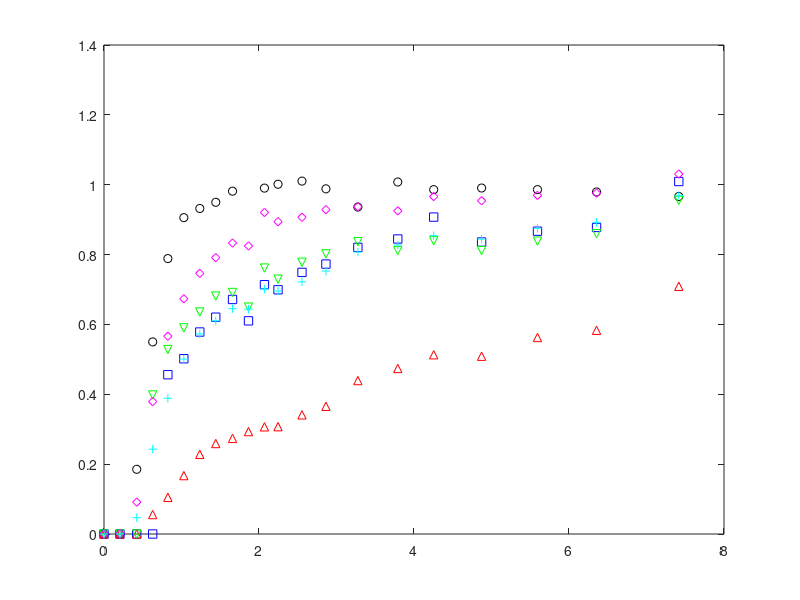

Write MATLAB code to recreate this figure. (Note: this script raises an error after producing the figure.)
clear all
close all

%first-type BC;
%kinetic model;
%see Van Genuchten pg. 16 and 28:



%data = csvread('ObjC_1_gas.csv',1,0);
data = csvread('Obj1c_part1_gas.csv',1,0);
data_time = data(:,1).*60; %time in sec
ethane = data(:,2);
helium = data(:,3);
n2o = data(:,4);
sf6 = data(:,5);
ch4 = data(:,6);



data_br = csvread('Obj1c_part1_br.csv',1,0);
%data_br = csvread('Obj1b_br.csv',1,0);
Br_time = data_br(:,1).*60;
Br = data_br(:,2);

measured = Br; %define which solute you are modeling

%If Vg/Vw = .01, then
%R_He = 2
%R_SF6 = 2.5
%R_ethane = 1.2
%R_N2O = 1.015

%time units are in seconds;
%length units are in m;

C_o = 1; %dimensionless
t = 0:50:49000;   %default delta t is 25
%D = [2.125e-6:0.0625e-6:2.375e-6]; 
D = 2.1875e-6;

%2.69e-6, dispersion coefficients, m2/s, default 5e-7; determined from bromide only.
    %%%%%%3.1e-6 for bromide
%v_m = 7.75e-5:0.0625e-5:8e-5;  
v_m = 7.875e-5;


%velocity, 7.09e-5,  m/s, default 1e-4 m/s
    %%%%%%%3e-5 for bromide
    %try 1.19e-4 to 1.43e-4, expected values based on reactor geometry +
    %porosity
L = .3;
theta_m = 0.586; %mobile phase volume (dynamic, macropores)
theta_im = 0.31; %immobile phase volume (stagnant, micropores)
phi_m = theta_m/(theta_m + theta_im)  %fraction of liquid phase that is mobile


data_PV = v_m(1).*data_time.*phi_m./L

data_PV_br_plot = v_m(1).*Br_time.*phi_m./L


figure(11)
clf
h1 = plot(data_PV_br_plot, Br,'ok')
hold on
h2 = plot(data_PV, ethane, 'sb')
hold on
h3 = plot(data_PV, helium, '^r')
hold on
h4 = plot(data_PV, sf6, 'vg')
hold on
h5 = plot(data_PV, n2o, 'dm')
hold on
h6 = plot(data_PV, ch4, '+c')
hold on


R = 1.0001; %ethane 2.7
%R = [2.0:.5:6.0];
R_m = 1.0001;
%R_m = [1.0:.5:3.0];
alpha = 0.0001;  %ethane 1.3e-4
%alpha = [.9e-4:.1e-4:2.5e-4];
loopcnt = 0;

results_matrix = zeros(length(v_m)*length(D),4);
%column 1 of results_matrix is loopcnt
%column 2 of results_matrix is R
%column 3 of results_matrix is alpha
%column 4 of results_matrix is sum of squared residuals



beta = phi_m*R_m/R;


for j = 1:length(v_m)
    
    for k = 1:length(D)
        
        
w = alpha*L*(R-1)/(v_m(j)*theta_m);
P = v_m(j)*L/D(k); %Peclet number
PV = v_m(j).*t.*phi_m./L;     %pore volumes, tau in equations in Table 2 in Van Genuchten
data_PV_br = v_m(j).*Br_time.*phi_m./L;


%G term in Van Genuchten, equation SI-1 in Table 2:
G_T = .5 *  erfc( sqrt(P./(4.*beta.*R.*PV)).*(beta*R-PV)) + .5*exp(P).*erfc( sqrt (P./(4.*beta.*R.*PV) ).*(beta*R + PV) );
%IMPORTANT NOTE: Equation SI-1 in Table 2 has the final term as beta*R-tau.
%I think this is an error and that it should be beta*R+tau.  At the top of page 18 they note: 
%"Expressions for G(T) in Table 2 follow from those given in Table 1 by replacing T by
%tau and R by (beta*R).  In Table 1, the final term is R+T, so based on
%their statement the final term should be B*R+tau.
%This is how it is coded above, and this equation gives an effluent C
%ranging from 0 to 1, while the original equation from Van Genuchten has an
%effluent C ranging from 0 to a number much greater than 1.

%exponential term multiplied by G
term = exp(-w.*PV/(beta*R));


integrand_vec = zeros(1,length(PV));

delta_tau = 0.001;   %tau time increment, also d_tau dummy variable
                    %default .001

for i = 2:length(PV);  %2:length(PV)
    
    tau = [0:delta_tau:PV(i)];
    
G_tau = .5 *  erfc( sqrt(P./(4.*beta.*R.*tau)).*(beta*R-tau)) + .5*exp(P).*erfc( sqrt (P./(4.*beta.*R.*tau) ).*(beta*R + tau) );
    
    a = w.*tau;
    b = w.*(PV(i) - tau)./( (1 - beta)*R );
    
    squig = 2*sqrt(a.*b);
    
%In equation 36, the I_0 and I_1 are modified bessel functions, see
%notation on pg. 50-51
I_0 = besseli(0,squig);  %modified bessel function of the first kind, order 0
I_1 = besseli(1,squig);  %modified bessel function of the first kind, order 1
    
%H term defined by Equation 36:
H = exp(-a-b).* ( I_0/beta + (squig.*I_1)./(2.*b.*(1-beta)) );


prod = G_tau.*H;

integrand = delta_tau*trapz(prod(1:length(prod)-1));   %last element of product is NaN, since the last element of H is NaN ...
                                                    %due to division by 0
                                                    %in b term
integrand_vec(i) = integrand;


end


BrC = G_T.*term + w/R .* integrand_vec;


%find indices in PV that are closest PV to data: 
edges = [-Inf, mean([PV(2:end); PV(1:end-1)]), +Inf];
%I = discretize(data_PV_br, edges);
I = discretize(data_PV_br, edges);

RSS = sum((BrC(I) - measured').^2)


loopcnt = loopcnt + 1

     results_matrix(loopcnt,1) = loopcnt;
     results_matrix(loopcnt,2) = v_m(j);
     results_matrix(loopcnt,3) = D(k);
     results_matrix(loopcnt,4) = RSS;

    end
    
end




figure(111)
clf
plot(PV, BrC,'-')
ylim([-0.1 1.1])
xlim([0 2])
ylabel('C/C_o')
xlabel('PV')

%column 1 of results_matrix is loopcnt
%column 2 of results_matrix is R
%column 3 of results_matrix is alpha
%column 4 of results_matrix is sum of squared residuals

y = [results_matrix(:,1)'; results_matrix(:,2)'; results_matrix(:,3)'; results_matrix(:,4)']
fileID = fopen('results_matrix.txt','w');
%fprintf(fileID, 'Exponential Function\n\n');
fprintf(fileID,'%0.3f %0.3e %0.3e %0.4f\n',y);
fclose(fileID);




y = [PV; BrC];
fileID = fopen('exptable.txt','w');
%fprintf(fileID, 'Exponential Function\n\n');
fprintf(fileID,'%f %f\n',y);
fclose(fileID);


%find indices in PV that are closest PV to data: 
edges = [-Inf, mean([PV(2:end); PV(1:end-1)]), +Inf];
%I = discretize(data_PV_br, edges);
I = discretize(data_PV_br, edges);

RSS = sum((BrC(I) - measured').^2)
TSS = sum((measured - mean(measured)).^2)
R2 = 1 - (RSS/TSS)



figure(11)
plot(PV, BrC,'-r')
ylim([-0.1 1.1])
xlim([0 9])
ylabel('C/C_o')
xlabel('PV')
text(.4, .8, sprintf('R = %0.2f', R))
text(.4, .9, sprintf('alpha = %0.2e s^{-1}', alpha))
text(.4, .7, sprintf('R^2 = %0.3f', R2))
saveas(gcf,'output.eps','epsc')


figure (101)
brarea = cumtrapz(PV,BrC);
totbrarea = trapz(PV,BrC);
totbrmass = (data_PV(end))*1;
normalizedbr = brarea/totbrmass;
plot(PV, normalizedbr)



measured = ch4; %define which solute you are modeling

%fit parameters:
%R = 2;      %MUST BE > 1
%alpha = 1e-3;    %rate constant, try starting in the range 5e-4 to 5e-3

                    %1/s, 100 d^-1 from Geistlinger (2005) = 1e-3 1/s
                    %vulava has 5e-4 - 1e-3  1/s for alpha for SF6, so
                    %probably faster for Helium, N2O
                    %velocity in bioreactor on the order of .003 m/s, much slower than in Vulava, so 
                    %expect lower alpha
%for determination of R-squared:



%dimensionless parameters
%defined in Van Genuchten pg. 15, with the exception of w, beta, and R
%For w and beta, defined on pg. 28 for one-site kinetic
%non-equilibrium adsorption.  For R, comes from Fry et al. (1994) and Vulava et al. (2002): 
%R = 1 + KH*(Vg/Vw)   %use this with specific K_H values to determine Vg/Vw
%based on fit R parameter




R = 7; %ethane 2.7
%R = [1.1:0.02:1.2];
%R_m = [1.1:0.1:2.8];
R_m = 1.185;
alpha = 1.6e-5;  %ethane 1.3e-4
%alpha = [1e-5 1e-6 1e-7 1e-8 1e-9];%8e-6:4e-6:8e-5];

loopcnt = 0;

results_matrix = zeros(length(R)*length(alpha),5);
%column 1 of results_matrix is loopcnt
%column 2 of results_matrix is R
%column 3 of results_matrix is R_m
%column 4 of results_matrix is alpha
%column 5 of results_matrix is sum of squared residuals




for j = 1:length(R)
    
    for k = 1:length(alpha)
        
        for l = 1:length(R_m)
        
        
w = alpha(k)*L*(R(j)-1)/(v_m*theta_m);
beta = phi_m*R_m(l)/R(j);



%G term in Van Genuchten, equation SI-1 in Table 2:
G_T = .5 *  erfc( sqrt(P./(4.*beta.*R(j).*PV)).*(beta*R(j)-PV)) + .5*exp(P).*erfc( sqrt (P./(4.*beta.*R(j).*PV) ).*(beta*R(j) + PV) );
%IMPORTANT NOTE: Equation SI-1 in Table 2 has the final term as beta*R-tau.
%I think this is an error and that it should be beta*R+tau.  At the top of page 18 they note: 
%"Expressions for G(T) in Table 2 follow from those given in Table 1 by replacing T by
%tau and R by (beta*R).  In Table 1, the final term is R+T, so based on
%their statement the final term should be B*R+tau.
%This is how it is coded above, and this equation gives an effluent C
%ranging from 0 to 1, while the original equation from Van Genuchten has an
%effluent C ranging from 0 to a number much greater than 1.

%exponential term multiplied by G
term = exp(-w.*PV/(beta*R(j)));

%some figures to visualize how each of these terms are affected by
%different fit parameters:
%use these to troubleshoot problems if the model acts weird with certain
%paremeters.
%figure(5)
%plot(PV,term)
%title('Term')

integrand_vec = zeros(1,length(PV));

delta_tau = 0.001;   %tau time increment, also d_tau dummy variable
                    %default .001

for i = 2:length(PV);  %2:length(PV)
    
    tau = [0:delta_tau:PV(i)];
    
G_tau = .5 *  erfc( sqrt(P./(4.*beta.*R(j).*tau)).*(beta*R(j)-tau)) + .5*exp(P).*erfc( sqrt (P./(4.*beta.*R(j).*tau) ).*(beta*R(j) + tau) );
    
    a = w.*tau;
    b = w.*(PV(i) - tau)./( (1 - beta)*R(j) );
    
    squig = 2*sqrt(a.*b);
    
%In equation 36, the I_0 and I_1 are modified bessel functions, see
%notation on pg. 50-51
I_0 = besseli(0,squig);  %modified bessel function of the first kind, order 0
I_1 = besseli(1,squig);  %modified bessel function of the first kind, order 1
    
%H term defined by Equation 36:
H = exp(-a-b).* ( I_0/beta + (squig.*I_1)./(2.*b.*(1-beta)) );


prod = G_tau.*H;

integrand = delta_tau*trapz(prod(1:length(prod)-1));   %last element of product is NaN, since the last element of H is NaN ...
                                                    %due to division by 0
                                                    %in b term
integrand_vec(i) = integrand;


end


%first_term = G_T.*term;
%figure(14)
%plot(PV,first_term)
%title('G*exp term')

%C = G(1:length(G)-1).*term(1:length(term)-1) + (w/R).*ConvInt;   %equation 35 in van genuchten
C = G_T.*term + w/R(j) .* integrand_vec;


%find indices in PV that are closest PV to data: 
edges = [-Inf, mean([PV(2:end); PV(1:end-1)]), +Inf];
%I = discretize(data_PV_br, edges);
I = discretize(data_PV, edges);

RSS = sum((C(I) - measured').^2)


loopcnt = loopcnt + 1

     results_matrix(loopcnt,1) = loopcnt;
     results_matrix(loopcnt,2) = R(j);
     results_matrix(loopcnt,3) = R_m(l);
     results_matrix(loopcnt,4) = alpha(k);
     results_matrix(loopcnt,5) = RSS;

    end
    
    end

end

C(C > 1) = 1;

figure(11)
plot(PV, C,'-m')
hold on

%Effluent Mass Balance
figure (101)
hold on
ch4area = cumtrapz(PV,C);
totch4area = trapz(PV,C);
totch4mass = (data_PV(end))*1;
normalizedch4 = ch4area/totch4mass;
plot(PV, normalizedch4)
% massbaln2o = normalizedn2o./normalizedbr;
% plot(PV, massbaln2o)


%Headspace Mass Balance
tracersoldata = csvread('Obj1c_part1_tracer_sol.csv',1,0);
ch4tracer = tracersoldata(:,6);
tracertime = tracersoldata(:,1).*60;
tracerPV = v_m.*tracertime.*phi_m./L;
interptracer = interp1(tracerPV, ch4tracer, PV);
aveinterptracer = mean([interptracer(1:end-1);interptracer(2:end)]);
avetracermass = PV(2).*aveinterptracer;
avetracermass(isnan(avetracermass))=0;
tottracermass = sum(avetracermass);
headspacedata = csvread('Obj1c_part1_headspace_ch4.csv',1,0);
seg1time = headspacedata(:,1).*60;
seg1data = headspacedata(:,2);
seg1PV = v_m.*seg1time.*phi_m./L;
seg2time = headspacedata(:,3).*60;
seg2data = headspacedata(:,4);
seg2PV = v_m.*seg2time.*phi_m./L;
seg3time = headspacedata(:,5).*60;
seg3data = headspacedata(:,6);
seg3PV = v_m.*seg3time.*phi_m./L;
seg1interp = interp1(seg1PV, seg1data, PV);
seg2interp = interp1(seg2PV, seg2data, PV);
seg3interp = interp1(seg3PV, seg3data, PV);
headspaceinterp = seg1interp+seg2interp+seg3interp;
normalizedheadspace = headspaceinterp/tottracermass;
combinedheadspace = csvread('Obj1c_part1_headspace_ch4_combined.csv',1,0);
combinedtime = combinedheadspace(:,1).*60;
combineddata = combinedheadspace(:,2);
combinedPV = v_m.*combinedtime.*phi_m./L;
normalizedcombined = combineddata/tottracermass;

%Bubble Mass Balance
bubblech4 = normalizedbr-(normalizedch4);%+normalizedheadspace);
figure(22)
plot(PV,bubblech4)
bubblech4change = diff(bubblech4);
find(bubblech4change == max(bubblech4change(:)))


%truncate data to 7.41 pore volumes
shortnormalizedch4 = normalizedch4(1:865);
shortbubblech4 = bubblech4(1:865);
shortnormalizedheadspace = normalizedheadspace(1:865);
shortPV = PV(1:865);

figure(222)
allch4 = [shortnormalizedch4' shortnormalizedheadspace' shortbubblech4'];
massbalpv = area(shortPV,allch4)
massbalpv(1).FaceColor = [0/255 128/255 255/255];
massbalpv(2).FaceColor = [252/255 226/255 5/255];
massbalpv(3).FaceColor = [255/255 40/255 0/255];
ylabel('M/M_T', 'fontsize', 25);
xlabel('Pore Volumes', 'fontsize', 25);
ylim([0 1]);
xlim([0 8])
title('CH_4 Distribution Throughout Reactor', 'fontsize', 36);
legend('Effluent', 'Headspace', 'Bubble Entrapped', 'Location', 'northwest');
set(gca, 'FontSize', 20);

figure(333)
finaleffluent = normalizedch4(end);
finalbubble = 0;
finalheadspace = normalizedcombined(end);
remainingheadspace = shortnormalizedheadspace(end);
liberatedbubble = finalheadspace-shortnormalizedheadspace(end);
predbubble = shortbubblech4(end);
if liberatedbubble-predbubble<0;
    unantbubble = 0;
else
    unantbubble = liberatedbubble - predbubble;
end
barallch4 = [finaleffluent, remainingheadspace, predbubble, unantbubble ; nan(1,4)];
massbalbar = bar(barallch4, 'stacked')
hold on
set(massbalbar,{'FaceColor'},{[0/255 128/255 255/255];[252/255 226/255 5/255];[255/255 40/255 0/255];'k';});
plot(1,1, '--k') 
legend('Effluent','Headspace Evolution Prior to Drainage',['Predicted Bubble Entrapment Prior to Drainage/', newline 'Predicted Bubble Liberation Following Drainage'], 'Unanticipated Bubble Liberation Following Drainage' , 'Reactor Drainage'); %
set(gca, 'FontSize', 20);
%ylim([0 1]);

recovery = finaleffluent + remainingheadspace + predbubble + unantbubble;


%Extend data to 8.41 PVs (Run for 7.41 PVs and add 1 PV for "effluent"
%remaining in reactor at experiment end
integralPV = PV(1:981);
integralBrC = BrC(1:981);
integraleff = C(1:981);
Br_area = trapz(integralPV, integralBrC);
Eff_area = trapz(integralPV, integraleff);
bubblearea = Br_area-Eff_area;
btestimate_effluent = Eff_area/Br_area;
btestimate_retainedinreactor = bubblearea/Br_area;